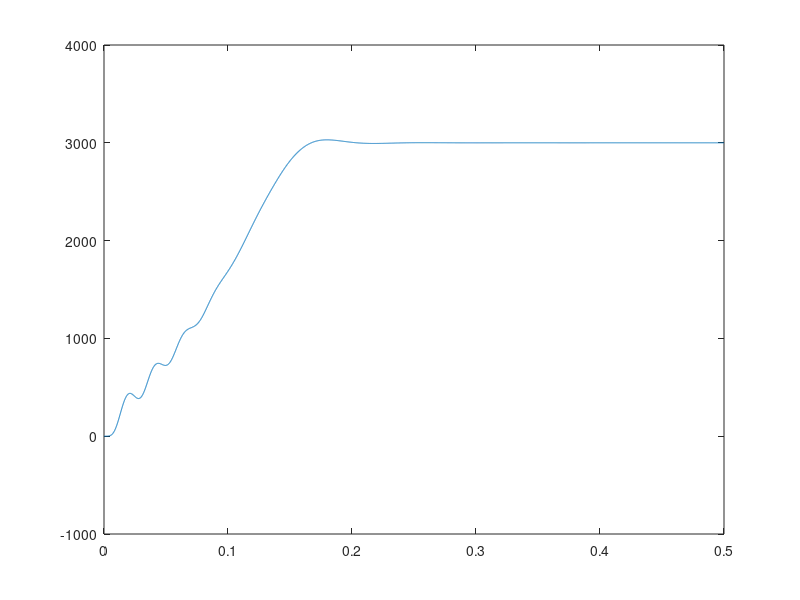

Here is the MATLAB script that generated this plot:
clc;
clear all;


dt = 0.0001; % time step
tend = 0.5; % end time
t= 0:dt:tend;
[n, size_t] = size(t);
% 1. Specify input variables: Va(t), Vb(t), Vc(t), and TL(t)
f=50;
TL = 0; % replace with the actual function
% 2. Specify initial conditions: θ0, ω0, t0=0, [ψs]0, [ψr]0
phis  = zeros(3,1,size_t); % initial psi_s
phir = zeros(3,1,size_t); % initial psi_r
Labcsr =  zeros(3,3,size_t);
Labcrs =  zeros(3,3,size_t);
R3 = zeros(3,3);
Ir = zeros(3,1, size_t);
Is = zeros(3,1, size_t);
Te = zeros(1,size_t);
Va = zeros(1,size_t);
Vb = zeros(1,size_t);
Vc = zeros(1,size_t);
Vs = zeros(3,1, size_t);
%5. Specify constants
Rs = 0.435;
Rr = 0.816;
Xls = 0.754;
Xm = 26.13;
Lls = (Xls/(2*pi*f));
Llr = Lls;
Lms = (Xm/(2*pi*f));
Lmr = Lms;
P = 4;
B=0;
J=0.089;
R1 = [Rs 0 0; 0 Rs 0; 0 0 Rs];
R2 = [Rr 0 0; 0 Rr 0; 0 0 Rr];
Labcs = [Lls+Lms,                  -0.5*Lms,                  -0.5*Lms;
    -0.5*Lms,                    Lls+Lms,                  -0.5*Lms;
    -0.5*Lms,                  -0.5*Lms,                   Lls+Lms ];

Labcr = [Llr+Lmr,                  -0.5*Lmr,                  -0.5*Lmr;
    -0.5*Lmr,                    Llr+Lmr,                  -0.5*Lmr;
    -0.5*Lmr,                  -0.5*Lmr,                   Llr+Lmr ];


% 3. Specify simulation time step and end: Δt, tend
theta = zeros(1,size_t);
omega = zeros(1,size_t);


for i = 1: size_t
    if i > 1
        Labcsr= [Lms*cos(theta(i-1)),           Lms*cos(theta(i-1)+(2*pi/3)),    Lms*cos(theta(i-1)-(2*pi/3));
            Lms*cos(theta(i-1)-2*pi/3),     Lms*cos(theta(i-1)),            Lms*cos(theta(i-1)+(2*pi/3));
            Lms*cos(theta(i-1)+(2*pi/3)),   Lms*cos(theta(i-1)-(2*pi/3)),    Lms*cos(theta(i-1))];
        Labcrs = (Labcsr)';
        % 13. Differentiation
        Labcsrdiff = [-Lms*sin(theta(i-1)),             -Lms*sin(theta(i-1)+(2*pi/3)),    -Lms*sin(theta(i-1)-(2*pi/3));
            -Lms*sin(theta(i-1)-2*pi/3),     -Lms*sin(theta(i-1)),             -Lms*sin(theta(i-1)+(2*pi/3));
            -Lms*sin(theta(i-1)+(2*pi/3)),   -Lms*sin(theta(i-1)-(2*pi/3)),    -Lms*sin(theta(i-1))];
        Labcrsdiff =  (Labcsrdiff)';
        % 6. Calculate current vectors [Is]i-1 and [Ir]i-1 using (23) and (24)
        Ir(:, : , i-1)= (inv(Labcr-(Labcrs*inv(Labcs)*Labcsr)))*(phir(:,:,i-1) - (Labcrs*inv(Labcs)*phis(:,:,i-1)));
        Is(:, :, i-1) = (inv(Labcs)*phis(:,:,i-1))-(inv(Labcs)*Labcsr*Ir(:,:,i-1));
        
        % 7. Calculate induced torque Te,i-1
        Te(i-1) = (0.5*(Is(:,:,i-1))'* Labcsrdiff*(Ir(:,:,i-1)))+(0.5*(Ir(:,:,i-1))'* Labcrsdiff*(Is(:,:,i-1)));
        
        %12. Calculate Voltges
        Va(i) = 230*sqrt(2)*sin(2*pi*f*t(i)); % replace with the actual function
        Vb(i) = 230*sqrt(2)*sin(2*pi*f*t(i)-(120*pi/180)); % replace with the actual function
        Vc(i) = 230*sqrt(2)*sin(2*pi*f*t(i)+(120*pi/180));
        Vs(:, :, i) = [Va(i);Vb(i);Vc(i)];
        % 8. Calculate flux linkage vectors [ψs]i and [ψr]i using (21) and (22)
        phis(:,:,i) = ((Vs(:, :, i)-(R1*Is(:,:,i-1)))*dt) + phis(:,:,i-1);
        phir(:,:,i)= (-(R1*Ir(:,:,i-1))*dt) + phir(:,:,i-1);
        
        % 9. Calculate rotor angular speed ωi and position θi using (25) and 26
        omega(i) = ((((1/J)*Te(i-1)- TL)-((B/J)*omega(i)))*(P/2)*dt) + omega(i-1);
        % omega(i) = (1/J*(Te(i-1)-TL-((B/J)*(omega(i)))))*dt + omega(i-1);
        theta(i) = (omega(i)*dt)+ theta(i-1);
        
        % 10. ti=ti-1+Δt
        t(i) = t(i-1) + dt;
    end
end

%Extract the data for each phase
I = Is;
Ir_A = squeeze(I(1,1,:));
Ir_B = squeeze(I(2,1,:));
Ir_C = squeeze(I(3,1,:));

%Create a time vector to represent the time steps at which each current reading was taken
time_vector = dt:dt:size_t*dt;

%Create the plot
figure;
plot(time_vector, Ir_A, 'r'); % Plot Phase A in red
hold on;
plot(time_vector, Ir_B, 'g'); % Plot Phase B in green
plot(time_vector, Ir_C, 'b'); % Plot Phase C in blue
hold off;

%Label the plot
title('Current Over Time for Each Phase');
xlabel('Time (s)');
ylabel('Current (A)');
legend('Phase A', 'Phase B', 'Phase C');

plot(t,Te,'red')
% plot(omega,Te,'red')
plot(t,((omega*60)/(2*pi)))
